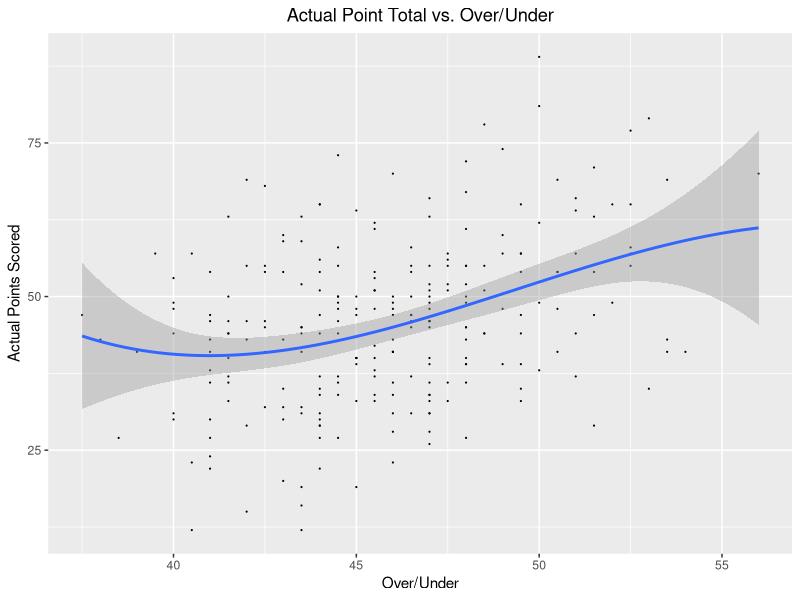
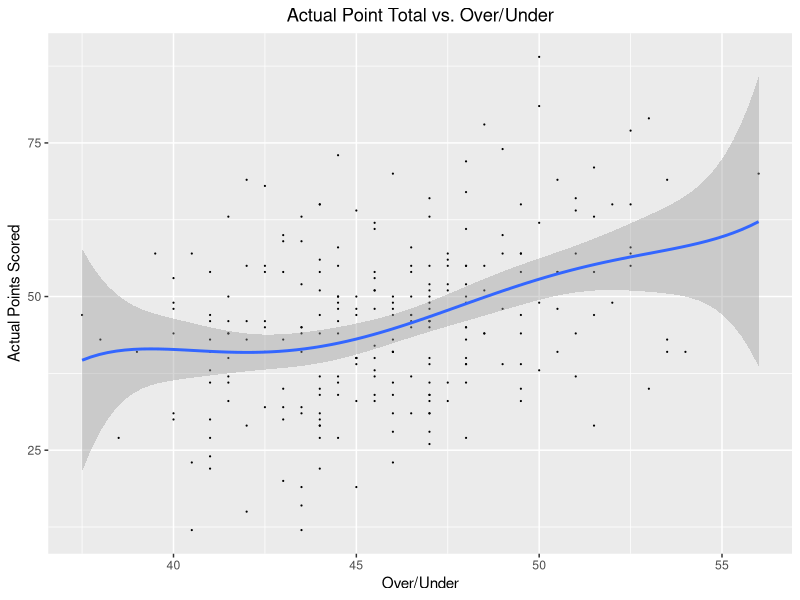
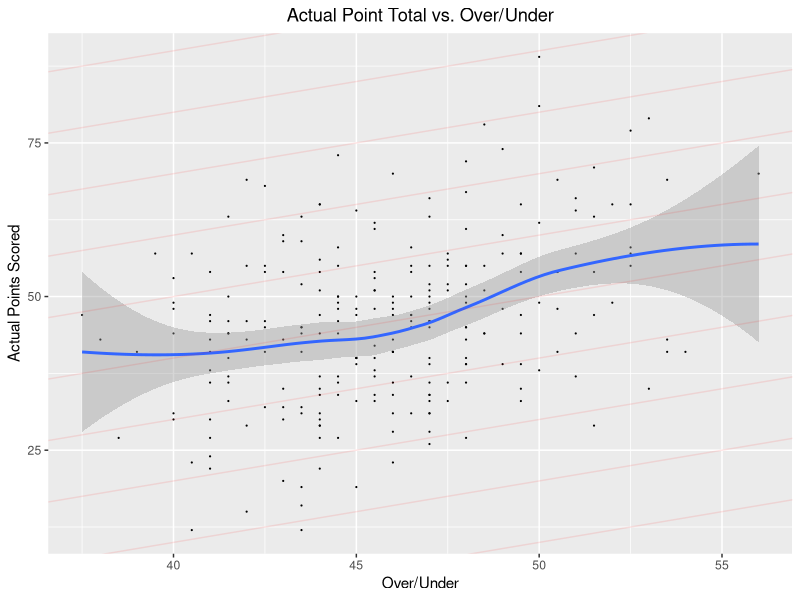
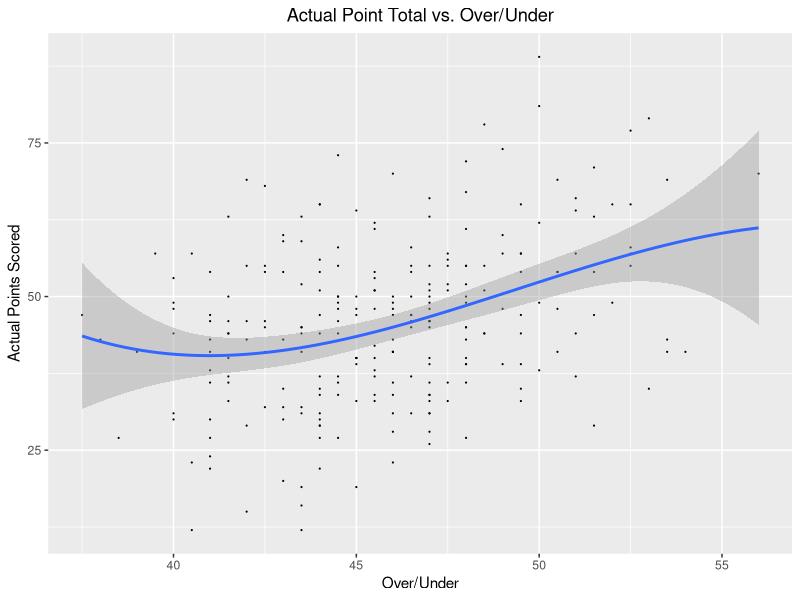
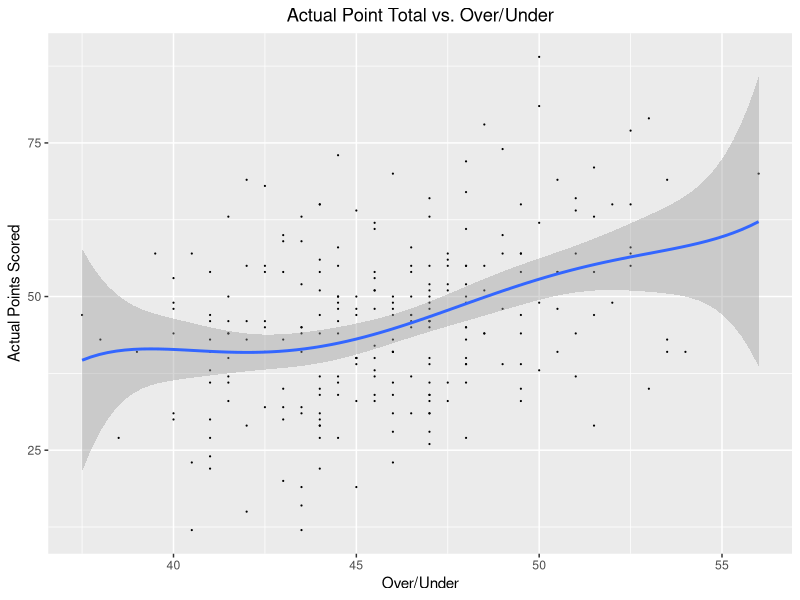
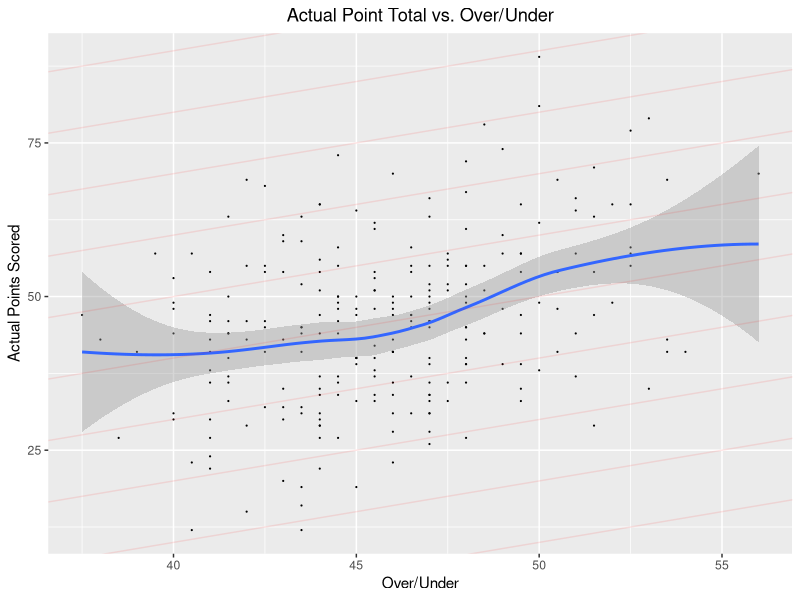
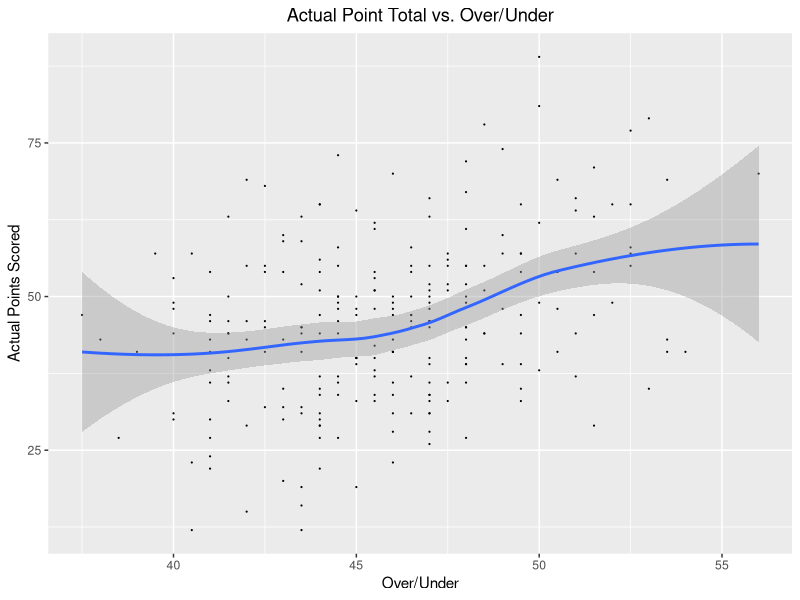

These figures' R source, in order: (Note: this script raises an error after producing the figures.)
######################################################## 
##  ASA NFL DFS book                                  ##
##  Ch. 1: How Many Points will be scored in a game?  ##
##  Stewart Gibson                                    ##
##  6/7/17                                            ##
########################################################

## Load packages
require(ggplot2)

## Import data
OU.2016 <- read.csv("data/2016_DonBest_VegasData_NFL_Week.csv")
OU.2012_2015 <- read.csv("data/2012_2015_Final_DonbestData_NFL.csv")

## Keep only regular season games
OU.2016 <- OU.2016[which(OU.2016$Regular.Season == 1),]

# Create variables for year and week
OU.2016$Year <- 2016
OU.2012_2015$Year <- substr(OU.2012_2015$Date, start = 7, stop = 10)
OU.2016$Week <- NA
OU.2012_2015$Week <- NA
OU.2016$Information <- as.character(OU.2016$Information)
OU.2012_2015$Information <- as.character(OU.2012_2015$Information)
for (i in c(1:17)) {
  OU.2016$Week[grep(paste('WEEK ', i, " ", sep = ''), OU.2016$Information)] <- i
  OU.2012_2015$Week[grep(paste('WEEK ', i, " ", sep = ''), OU.2012_2015$Information)] <- i
}

## Create dataset of only Over/Under and actual point totals
OU.2012_2015 <- OU.2012_2015[-which(OU.2012_2015$Vegas.Over.Under == "N/A"),]
OU.2012_2015 <- OU.2012_2015[-which(OU.2012_2015$Actual.Total.Points == "N/A"),]
viz.dat <- data.frame(Over.Under = c(OU.2016$Vegas.Over.Under,as.numeric(
  levels(OU.2012_2015$Vegas.Over.Under)[OU.2012_2015$Vegas.Over.Under])),
                      Actual.Points = c(OU.2016$Actual.Total.Points, as.numeric(
                        levels(OU.2012_2015$Actual.Total.Points)[OU.2012_2015$Actual.Total.Points])))

## Create vizualization: O/U (x) vs. Actual Point Total (y)
## 3rd order polynomial fit
ggplot(data = viz.dat) +
  geom_point(aes(x = Over.Under, y = Actual.Points), size = 0.1) +
  geom_smooth(aes(x = Over.Under, y = Actual.Points), method = 'lm',
              formula = y ~ poly(x,3)) +
  ggtitle("Actual Point Total vs. Over/Under") +
  theme(plot.title = element_text(hjust = 0.5)) +
  xlab("Over/Under") +
  ylab("Actual Points Scored") #+ 
  #geom_abline(intercept = seq(-50, 80,10), slope = 1, color = 'red', size = 0.5, alpha = 0.1)
ggsave("Visualizations/Ch_1/3rd.png")

## 5th order polynomial fit
ggplot(data = viz.dat) +
  geom_point(aes(x = Over.Under, y = Actual.Points), size = 0.1) +
  geom_smooth(aes(x = Over.Under, y = Actual.Points), method = 'lm',
              formula = y ~ poly(x,5)) +
  ggtitle("Actual Point Total vs. Over/Under") +
  theme(plot.title = element_text(hjust = 0.5)) +
  xlab("Over/Under") +
  ylab("Actual Points Scored") #+ 
  #geom_abline(intercept = seq(-50, 80,10), slope = 1, color = 'red', size = 0.5, alpha = 0.1)
ggsave("Visualizations/Ch_1/5th.png")

## Loess fit w/ unitslope
ggplot(data = viz.dat) +
  geom_point(aes(x = Over.Under, y = Actual.Points), size = 0.1) +
  geom_smooth(aes(x = Over.Under, y = Actual.Points), method = 'loess') +
  ggtitle("Actual Point Total vs. Over/Under") +
  theme(plot.title = element_text(hjust = 0.5)) +
  xlab("Over/Under") +
  ylab("Actual Points Scored") + 
  geom_abline(intercept = seq(-50, 80,10), slope = 1, color = 'red', size = 0.5, alpha = 0.1)
ggsave("Visualizations/Ch_1/Loess_w_unitslope.png")

## Loess fit w/ unitslope
ggplot(data = viz.dat) +
  geom_point(aes(x = Over.Under, y = Actual.Points), size = 0.1) +
  geom_smooth(aes(x = Over.Under, y = Actual.Points), method = 'loess') +
  ggtitle("Actual Point Total vs. Over/Under") +
  theme(plot.title = element_text(hjust = 0.5)) +
  xlab("Over/Under") +
  ylab("Actual Points Scored") + 
  #geom_abline(intercept = seq(-50, 80,10), slope = 1, color = 'red', size = 0.5, alpha = 0.1)
ggsave("Visualizations/Ch_1/Loess.png")



